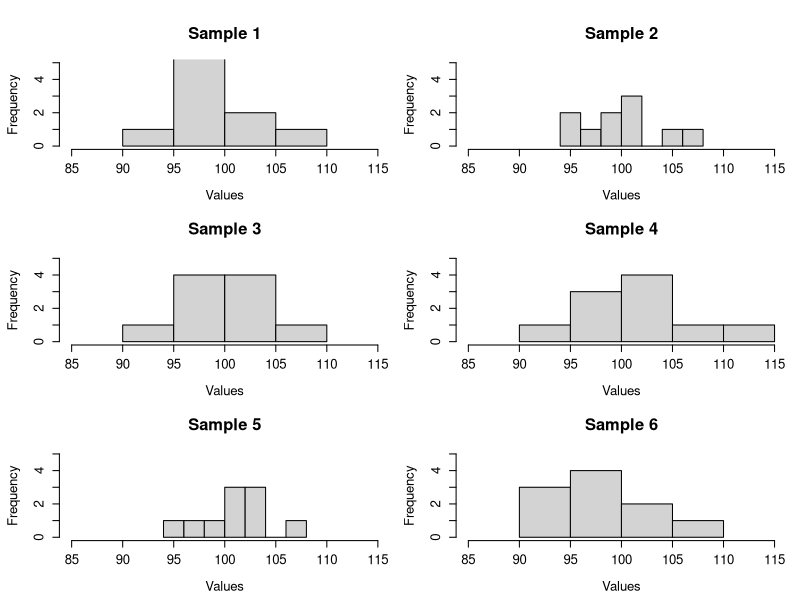
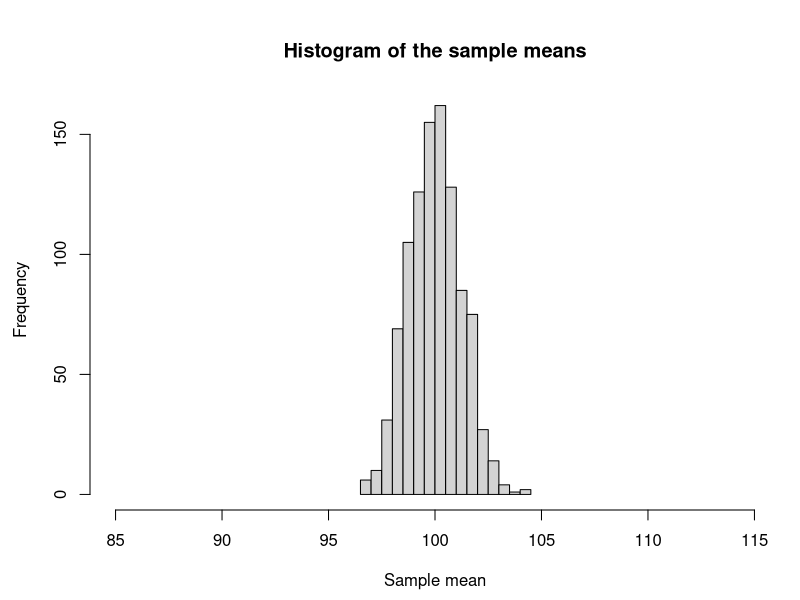
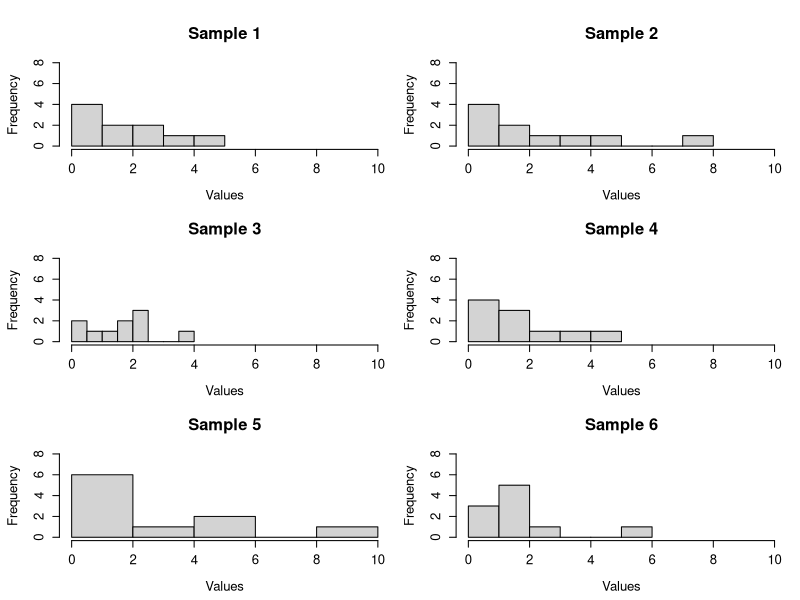
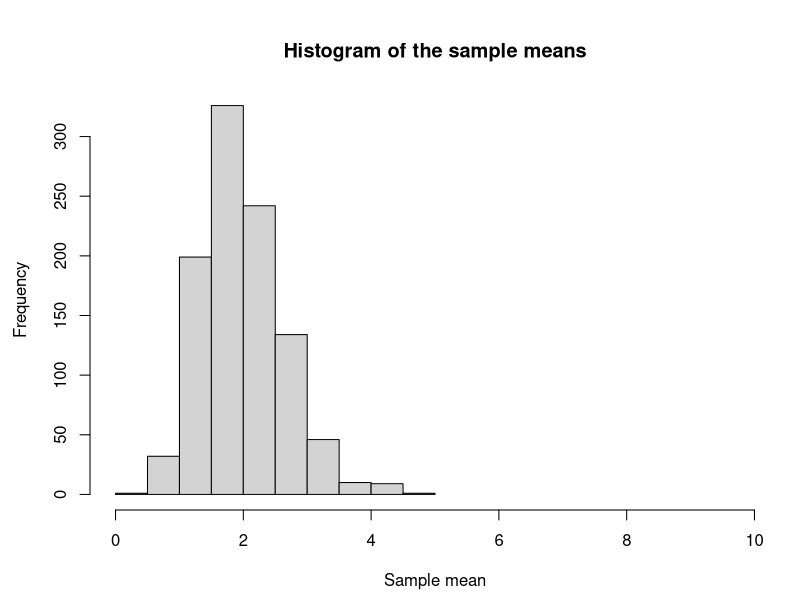
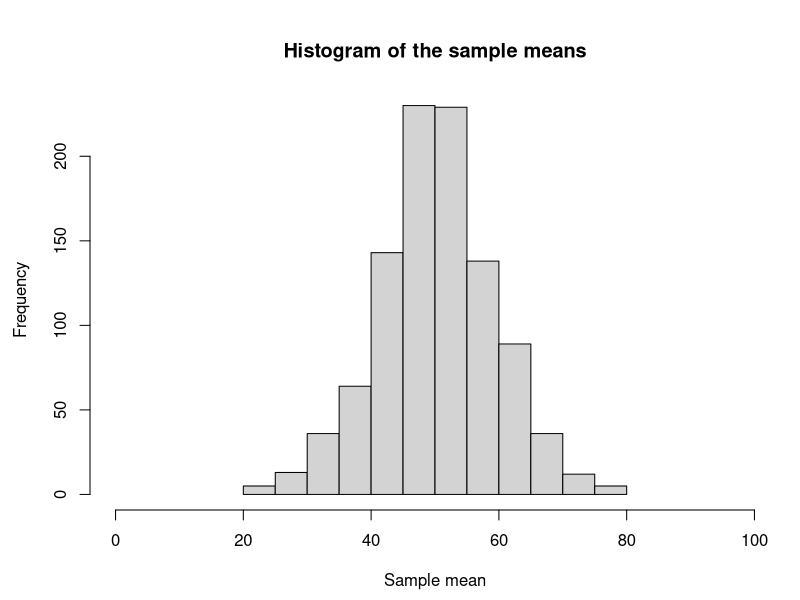
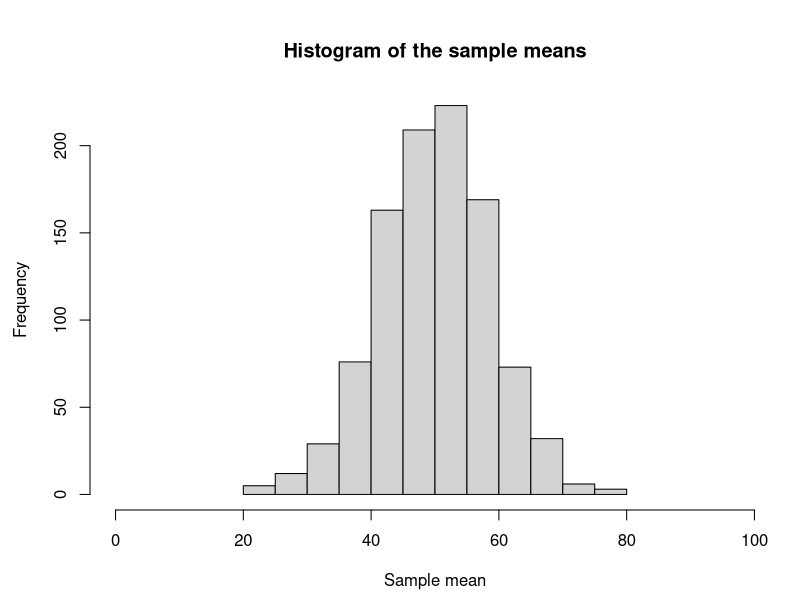
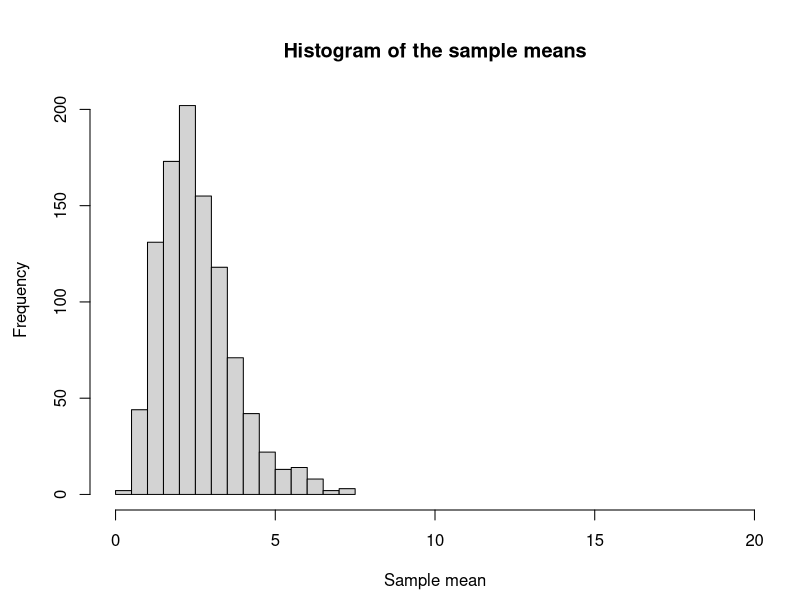
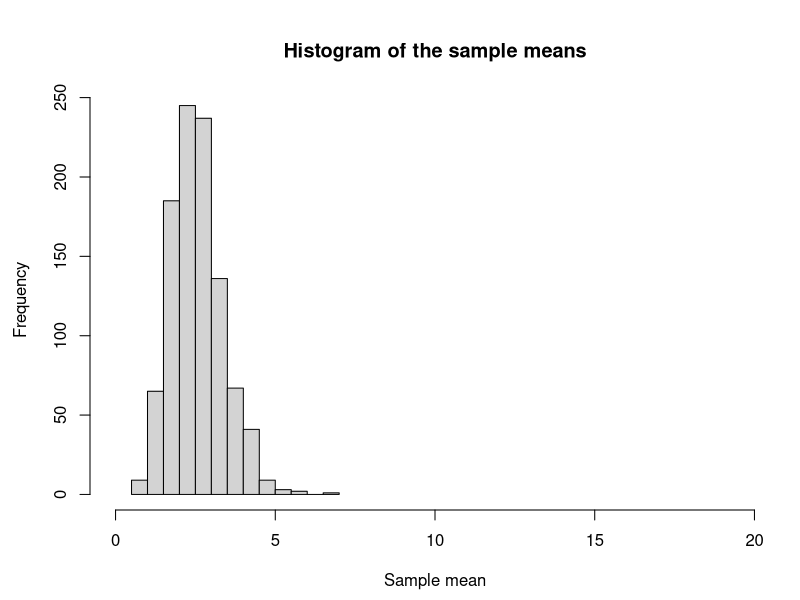

The R source for these figures, in order:

# Sampling distributions
# From the lecture notes Section 3.3:
#   “The ‘sampling distribution’ of a sample statistic is NOT the same as the ‘sample distribution’
# which is the distribution of the raw data in the sample.”
# In this lab session, we are going to explore this statement for ourselves.
# Samples that are normally distributed.
# Simulate 1000 datasets, each of size 10, from a N(100,16) distribution. Note that we always write N(µ, σ
#                                                                                                      2
# ),
# so 16 is the variance, not the standard deviation.
# • Compute the mean for each sample and store it in a new vector. Display the first six means. What is
# the matrix() function doing? You can run the code ?matrix to find out more.
# Set the seed value
set.seed(8423)
# Simulate values from the normal distribution
simdata <- rnorm(n = 10000, mean = 100, sd = 4)
# Create a matrix with 1000 samples in each row of 10 columns
1
matrixdata <- matrix(simdata, nrow = 1000, ncol = 10)
# Compute the mean of each sample (each row) and print the first six means
means <- apply(matrixdata, 1, mean)
means[1:6]
## [1] 99.63755 99.94784 100.19990 102.21240 101.05745 97.88532


# • Construct a histogram of the first six samples. Note, in the code that follows, we are using a loop to
# construct multiple histograms, instead of writing out the hist code several times. Examine the code,
# and think about what par, matrixdata[i,] and paste0 are doing. You can run the code ?par to find
# out more about it.
# Plot the first six samples
par(mfrow=c(3,2), mar=c(4,4,4,1), oma=c(0.5,0.5,0.5,0))
for (i in c(1:6)){
  hist(matrixdata[i,], main = paste0("Sample ", i), xlab = "Values",
       cex.main = 1.5, cex.lab = 1.2, cex.axis = 1.2,
       ylim = c(0,5), xlim = c(85,115))
}

# Sample 1
# Values
# Frequency
# 85 90 95 100 105 110 115
# 0
# 3
# Sample 2
# Values
# Frequency
# 85 90 95 100 105 110 115
# 0
# 3
# Sample 3
# Values
# Frequency
# 85 90 95 100 105 110 115
# 0
# 3
# Sample 4
# Values
# Frequency
# 85 90 95 100 105 110 115
# 0
# 3
# Sample 5
# Values
# Frequency
# 85 90 95 100 105 110 115
# 0
# 3
# Sample 6
# Values
# Frequency
# 85 90 95 100 105 110 115
# 0
# 3
# 2


# Reset the number of plots that appear in the window at a time
par(mfrow=c(1,1))


# • Now construct a histogram of the sample means from each of the 1000 samples.
# Generate histogram (keeping the y scale the same as the earlier graphs for comparison)
hist(means, main = "Histogram of the sample means", xlab = "Sample mean", xlim = c(85,115))

# Histogram of the sample means
# Sample mean
# Frequency
# 85 90 95 100 105 110 115
# 0 50 100 150
# • How would you describe this sampling distribution? What do you notice when you compare it to the
# histograms of the samples? (Note that the x-axis is on the same scale as the earlier graphs to aid
#                             comparison.)
# Samples that are exponentially distributed.
# Simulate 1000 datasets, each of size 10, from a exponential distribution with λ = 0.5. From properties of
# exponential distributions, what is the mean and variance of this distribution?

# Set the seed value
  set.seed(96358285)
  
# Simulate values from the exponential distribution
3
simdata <- rexp(n = 10000, rate = 0.5)

# Create a matrix with 1000 samples in each row of 10 columns
matrixdata <- matrix(simdata, nrow = 1000, ncol = 10)

# • Compute the mean for each sample and store it in a new vector. Display the first six means.
#Compute the mean of each sample (each row)
means <- apply(matrixdata, 1, mean)
means[1:6]

## [1] 1.684177 2.168568 1.604019 1.704819 2.696661 1.570264
# • Construct a histogram of the first six samples.
# Plot the first six samples

par(mfrow = c(3,2), mar = c(4,4,4,1), oma = c(0.5,0.5,0.5,0))
for (i in c(1:6)){
  hist(matrixdata[i,], main = paste0("Sample ", i), xlab = "Values",
       cex.main = 1.5, cex.lab = 1.2, cex.axis = 1.2,
       ylim = c(0,8), xlim = c(0,10))
}

# Reset the number of plots that appear in the window at a time
par(mfrow = c(1,1))

# • Now construct a histogram of the sample means from each of the 1000 samples.
# Generate histogram (keeping the y scale the same as the earlier graphs for comparison)
hist(means, main = "Histogram of the sample means", xlab = "Sample mean", xlim = c(0, 10))

# 1. Simulate 1000 datasets each of size 5 from a N(50, 9) distribution. Use the seed value 6594. Find the
# mean for each sample and store them in a new vector (this vector will contain 1000 values). Generate
# a histogram of this vector of sample means.

# Set the seed value
set.seed(6594)
# Simulate values from the normal distribution
simdata <- rnorm(n = 1000, mean = 50, sd = 9)
# Create a matrix with 1000 samples in each row of 5 columns
matrixdata <- matrix(simdata, nrow = 1000, ncol = 5)
# Compute the mean of each sample (each row) and print the first six means
means <- apply(matrixdata, 1, mean)
means[1:6]

hist(means, main = "Histogram of the sample means", xlab = "Sample mean", xlim = c(0,100))

# 2. Repeat the previous question, but this time use a sample size of 30 in the 1000 datasets. Use the seed
# value 9278. Use the same range on the histogram x-axis as in question 1.



# Set the seed value
set.seed(9278)
# Simulate values from the normal distribution
simdata <- rnorm(n = 1000, mean = 50, sd = 9)
# Create a matrix with 1000 samples in each row of 30 columns
matrixdata <- matrix(simdata, nrow = 1000, ncol = 30)
# Compute the mean of each sample (each row) and print the first six means
means <- apply(matrixdata, 1, mean)
means[1:6]

hist(means, main = "Histogram of the sample means", xlab = "Sample mean", xlim = c(0,100))

# 3. Simulate 1000 datasets each of size 5 from an exponential distribution with lambda = 0.4. Use the seed
# value 3845. Find the mean for each sample and store them in a new vector (this vector will contain
# 1000 values). Generate a histogram of this vector of sample means.


set.seed(3845)
simdata <- rexp(n = 10000, rate = 0.4)
# Create a matrix with 1000 samples in each row of 5 columns
matrixdata <- matrix(simdata, nrow = 1000, ncol = 5)
# Compute the mean of each sample (each row) and print the first six means
means <- apply(matrixdata, 1, mean)
hist(means, main = "Histogram of the sample means", xlab = "Sample mean", xlim = c(0,20))

# 4. Repeat the previous question, but this time use a sample size of 30 in the 1000 datasets. Use a seed
# value of 8651. Use the same range on the histogram x-axis as in question 3.

set.seed(8651)
simdata <- rexp(n = 10000, rate = 0.4)
# Create a matrix with 1000 samples in each row of 5 columns
matrixdata <- matrix(simdata, nrow = 1000, ncol = 30)
# Compute the mean of each sample (each row) and print the first six means
means <- apply(matrixdata, 1, mean)
hist4 <- hist(means, main = "Histogram of the sample means", xlab = "Sample mean", xlim = c(0,20))

# 5. Create a plot with all four histograms of means in one.

par(mfrow=c(2,2), mar=c(4,4,4,1), oma=c(0.5,0.5,0.5,0))
